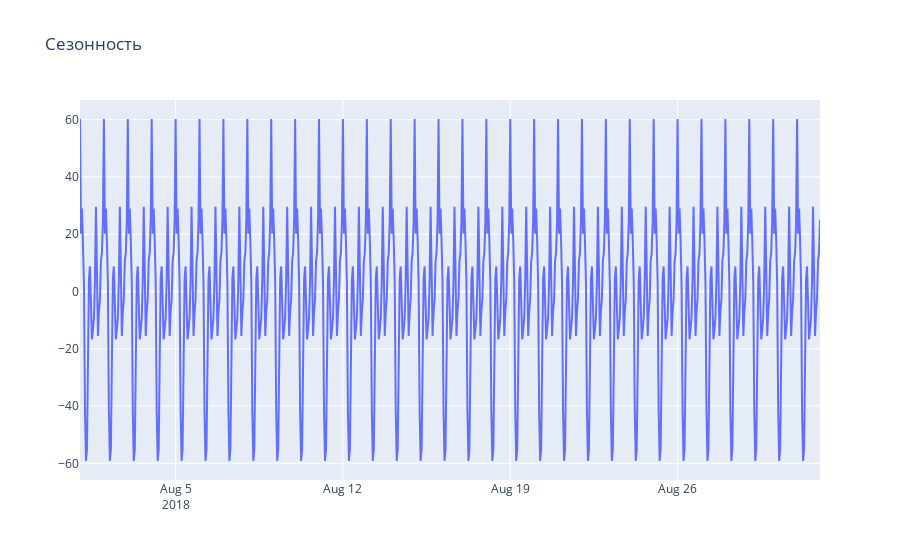

Notebook cell for this chart:
### Markdown cell above
<br/>

<div class="alert alert-success">
<h2> Комментарий ревьюера <a class="tocSkip"> </h2>

<b>Все отлично!👍:</b> Декомпозировали временной ряд на составляющие - хорошо!
</div>

### Code cell
seasonal = pd.DataFrame(decomposed.seasonal)
plotly_df(seasonal['2018-08-01':'2018-08-31'], 'Сезонность')

### Figure 1 — Plotly figure (JSON) as saved in the notebook; plotly's stock layout.template omitted (floating-point values rounded to 4 significant figures; data arrays with more than 128 entries replaced by an {"elided": "..."} marker saying what was removed)
{"data": [{"mode": "lines", "name": "seasonal", "type": "scatter", "x": {"elided": "744 str values"}, "y": {"elided": "744 float values"}}], "layout": {"title": {"text": "Сезонность"}}}
